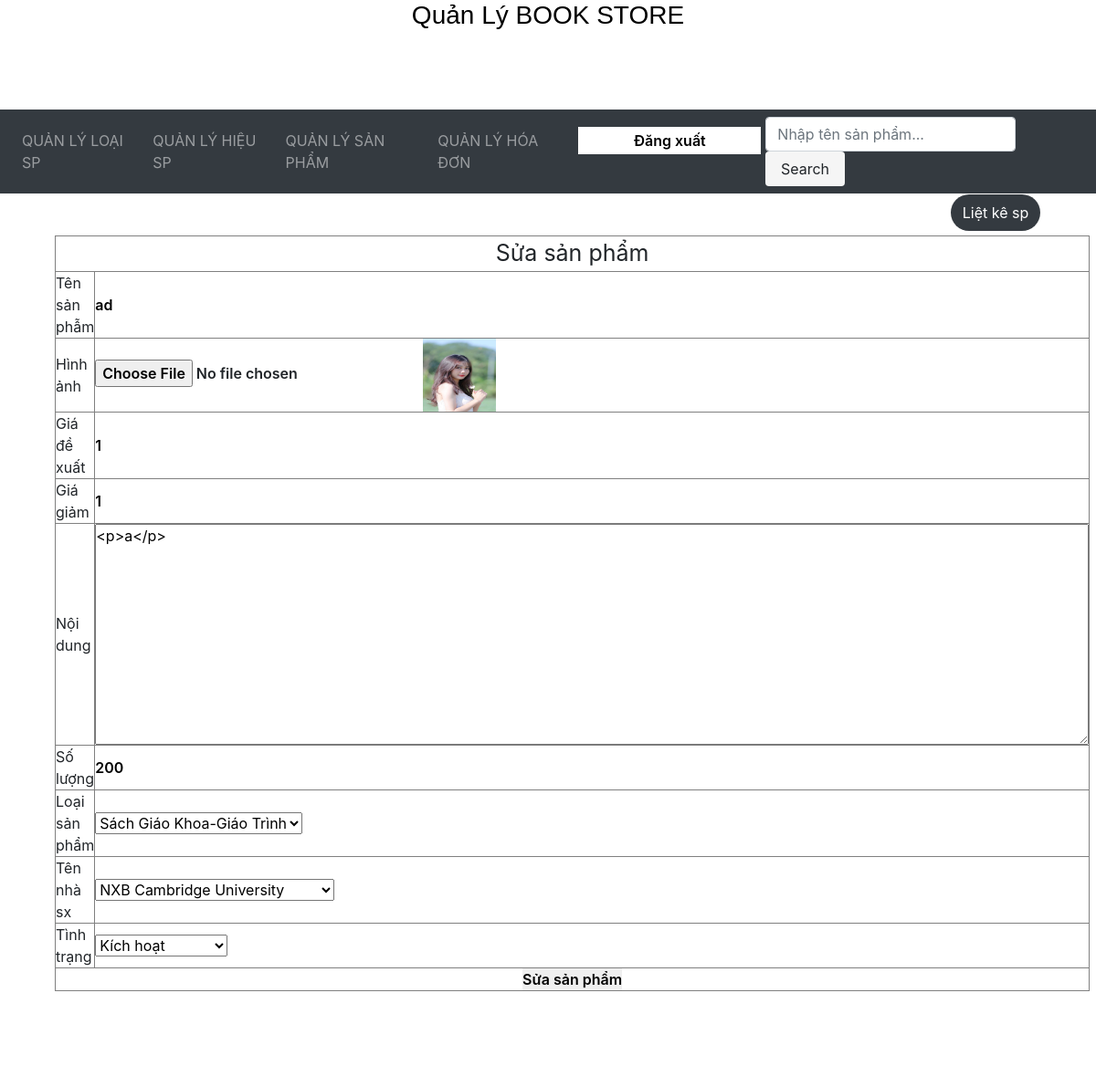
Page /admincp/index.php?quanly=sanpham&ac=sua&id=137 (signed in) on the earlier database version.
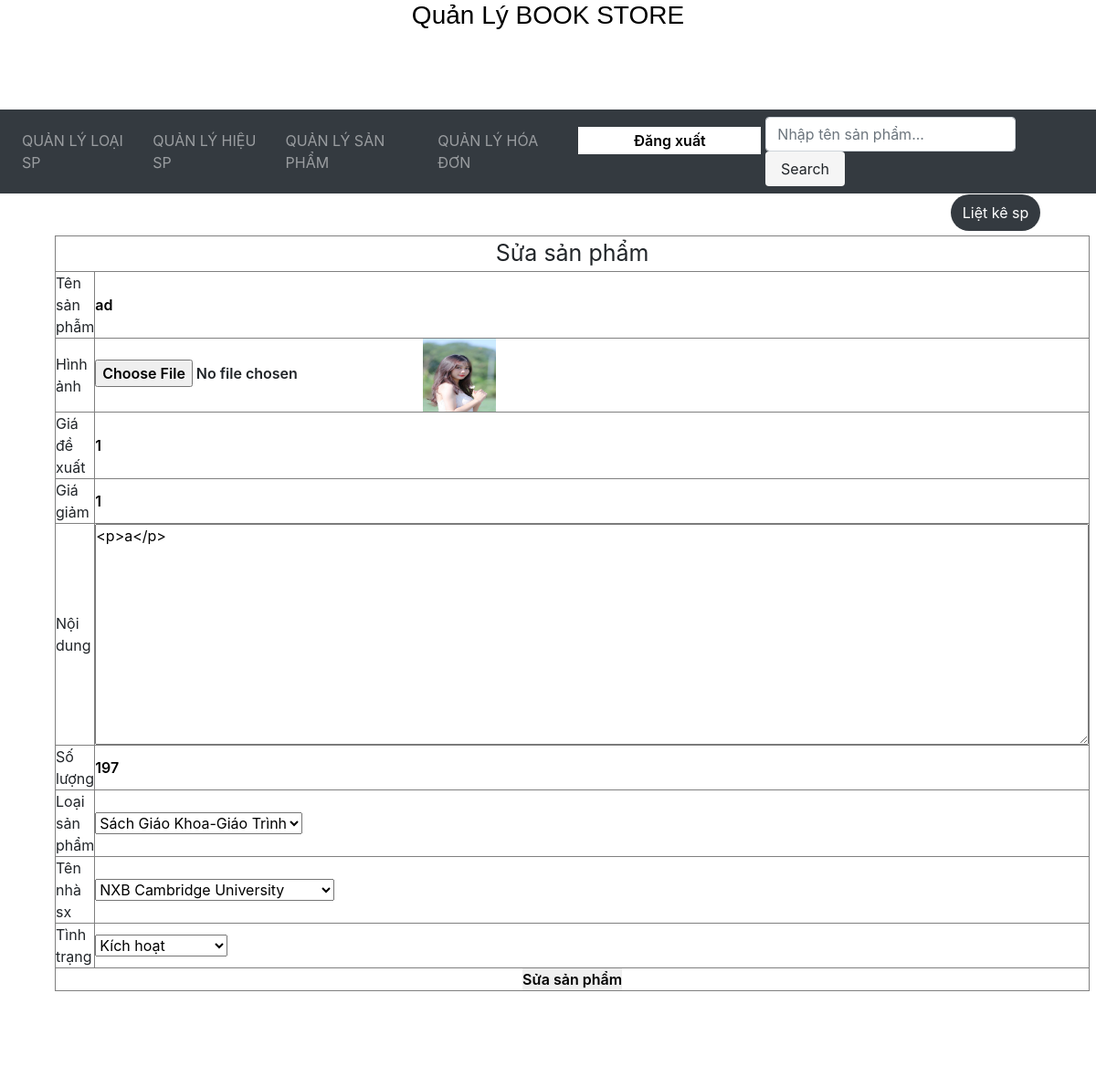
Same page on the later database version.
### tables this page shows
CREATE TABLE `sanpham` (
  `id_sp` int(11) NOT NULL,
  `id_loaisp` int(11) NOT NULL,
  `id_hieusp` int(11) NOT NULL,
  `tensp` varchar(255) NOT NULL,
  `soluong` int(11) NOT NULL,
  `hinhanh` varchar(100) NOT NULL,
  `giadexuat` float NOT NULL,
  `giagiam` float NOT NULL,
  `tinhtrang` varchar(100) NOT NULL,
  `noidung` longtext DEFAULT NULL
);

### admincp/modules/quanlysanpham/sua.php (the view, shortened to what this page needs)
<?php
	$sql = "select * from sanpham where id_sp='$_GET[id]' ";
	$row=mysqli_query($conn,$sql);
	$dong=mysqli_fetch_array($row);
 ?>
<div class="button_themsp">
<a href="index.php?quanly=sanpham&ac=lietke">Liệt kê sp</a>
</div>
<form action="modules/quanlysanpham/xuly.php?id=<?php echo $dong['id_sp'] ?>" method="post" enctype="multipart/form-data">
<h3>&nbsp;</h3>
<table border="1">
  <tr>
    <td colspan="2" style="text-align:center;font-size:25px;">Sửa sản phẩm</td>
  </tr>
  <tr>
    <td>Tên sản phẫm</td>
    <td><input size="100%" type="text" name="tensp" value="<?php echo $dong['tensp'] ?>"></td>
  </tr>
  <tr>
    <td>Hình ảnh</td>
    <td><input type="file" name="hinhanh" /><img src="modules/quanlysanpham/uploads/<?php echo $dong['hinhanh'] ?>" width="80" height="80"></td>
  </tr>
  <tr>
    <td>Giá đề xuất</td>
    <td><input type="text" name="giadexuat" value="<?php echo $dong['giadexuat'] ?>"></td>
  </tr>
  <tr>
    <td>Giá giảm</td>
    <td><input type="text" name="giagiam" value="<?php echo $dong['giagiam'] ?>"></td>
  </tr>
  <tr>
    <td>Nội dung</td>
    <td><textarea name="noidung" cols="40" rows="10"><?php echo $dong['noidung'] ?></textarea></td>
  </tr>
  <tr>
    <td>Số lượng</td>
    <td><input type="text" name="soluong" value="<?php echo $dong['soluong'] ?>"></td>
  </tr>
  <tr>
  <?php
  $sql_loaisp = "select * from loaisp";
  $row_loaisp=mysqli_query($conn,$sql_loaisp);
  ?>
    <td>Loại sản phẩm</td>
    <td><select name="id_loaisp">
     <?php
	while($dong_loaisp=mysqli_fetch_array($row_loaisp)){
		if($dong['id_loaisp']==$dong_loaisp['id_loaisp']){
	?>
    	<option selected="selected" value="<?php echo $dong_loaisp['id_loaisp'] ?>"><?php echo $dong_loaisp['tenloaisp'] ?></option>
        <?php
	}else{
		?>
       <option value="<?php echo $dong_loaisp['id_loaisp'] ?>"><?php echo $dong_loaisp['tenloaisp'] ?></option>
        <?php
	}
	}
		?>
    </select></td>
  </tr>
  <tr>
      <?php
  $sql_hieusp = "select * from hieusp";
  $row_hieusp=mysqli_query($conn,$sql_hieusp);
  ?>
    <td>Tên nhà sx</td>
    <td><select name="id_hieusp">
    <?php
	while($dong_hieusp=mysqli_fetch_array($row_hieusp)){
		if($dong['id_hieusp']==$dong_hieusp['id_hieusp']){
	?>
    	<option selected="selected" value="<?php echo $dong_hieusp['id_hieusp'] ?>"><?php echo $dong_hieusp['tenhieusp'] ?></option>
        <?php
	}else{
		?>
        <option value="<?php echo $dong_hieusp['id_hieusp'] ?>"><?php echo $dong_hieusp['tenhieusp'] ?></option>
        <?php
	}
	}
		?>
    </select></td>
  </tr>
  <tr>
    <td>Tình trạng</td>
    <td><select name="tinhtrang">
    <option value="1">Kích hoạt</option>
    </select></td>
  </tr>
  <tr>
    <td colspan="2"><div align="center">
      <input type="submit" name="sua" value="Sửa sản phẩm">
    </div></td>
  </tr>
</table>
</form>

### admincp/index.php (shortened to what this page needs)
<!DOCTYPE html PUBLIC "-//W3C//DTD XHTML 1.0 Transitional//EN" "http://www.w3.org/TR/xhtml1/DTD/xhtml1-transitional.dtd">
<html xmlns="http://www.w3.org/1999/xhtml"><head>
<link rel="stylesheet" type="text/css" href="style/css.css" />
    <link rel="stylesheet" href="style/bootstrap.css">
</head>
<body>
<div class="wrapper">
	<?php
		include('modules/header.php');
		include('modules/menu.php');
		include('modules/content.php');
		include('modules/footer.php');
	?>
</div>
</body>
</html>

### admincp/modules/header.php
<div class="header">
    <h3 style="color: black;">Quản Lý BOOK STORE</h3>
</div>

### admincp/modules/menu.php (shortened to what this page needs)
<nav class="navbar navbar-expand-lg navbar-dark bg-dark">
    <div class="collapse navbar-collapse" id="navbarSupportedContent">
        <ul class="navbar-nav mr-auto" style=" text-transform: uppercase;">
            <li class="nav-item"><a class="nav-link" href="index.php?quanly=loaisp&amp;ac=them">Quản lý loại sp</a></li>
            <li class="nav-item"><a class="nav-link" href="index.php?quanly=hieusp&amp;ac=them">Quản lý hiệu sp</a></li>
            <li class="nav-item"><a class="nav-link" href="index.php?quanly=sanpham&amp;ac=them">Quản lý sản phẩm</a></li>
            <li class="nav-item"><a class="nav-link" href="index.php?quanly=thongke&amp;ac=lietke">Quản lý hóa đơn</a></li>
            <form action="" method="post" style="padding: 5px;">
                <input type="submit" name="logout" value="Đăng xuất" style="background: #fff;/* color:#fff; */width:200px;height:30px;">
            </form>
        </ul>
<form action="index.php?quanly=timkiem&ac=sp" method="post" class="form-inline my-2 my-lg-0">
    <input type="text" name="masp" placeholder="Nhập tên sản phẩm..."  required="required" class="form-control mr-sm-2" />
    <button type="submit" name="timkiem" class="btn my-2 my-sm-0" style="
    background-color: white;
">Search</button>
</form>
    </div>
</nav>

### admincp/modules/content.php (shortened to what this page needs)
<div class="content">
   	<div class="box_contains">
       	<?php
			if(isset($_GET['quanly'])&&$_GET['ac']){
				$tam=$_GET['quanly'];
				$tam1=$_GET['ac'];
				}else{
					$tam='';
				}if(($tam == 'loaisp')&&($tam1 == 'them')){
					include('modules/quanlyloaisp/them.php');
				}elseif(($tam == 'loaisp')&&($tam1 == 'lietke')){
					include('modules/quanlyloaisp/lietke.php');
				}elseif(($tam == 'loaisp')&&($tam1 == 'sua')){
					include('modules/quanlyloaisp/sua.php');
				}elseif(($tam == 'hieusp')&&($tam1 == 'them')){
					include('modules/quanlyhieusp/them.php');
				}elseif(($tam == 'hieusp')&&($tam1 == 'lietke')){
					include('modules/quanlyhieusp/lietke.php');
				}elseif(($tam == 'hieusp')&&($tam1 == 'sua')){
					include('modules/quanlyhieusp/sua.php');
				}elseif(($tam == 'sanpham')&&($tam1 == 'them')){
					include('modules/quanlysanpham/them.php');
				}elseif(($tam == 'sanpham')&&($tam1 == 'lietke')){
					include('modules/quanlysanpham/lietke.php');
				}elseif(($tam == 'sanpham')&&($tam1 == 'sua')){
					include('modules/quanlysanpham/sua.php');
				}elseif(($tam == 'timkiem')&&($tam1 == 'sp')){
					include('modules/timkiem/timkiem.php');
				}elseif(($tam == 'gallery')&&($tam1 == 'them')){
					include('modules/gallery/them.php');
				}elseif(($tam == 'gallery')&&($tam1 == 'lietke')){
					include('modules/gallery/lietke.php');
				}elseif(($tam == 'gallery')&&($tam1 == 'sua')){
					include('modules/gallery/sua.php');
                   }elseif(($tam == 'thongke')&&($tam1 == 'lietke')){
                       include('modules/quanlythongke/lietke.php');
                   }elseif(($tam == 'thongke')&&($tam1 == 'chitiethoadon')){
                       include('modules/quanlythongke/chitiethoadon.php');
				}else{
					include('modules/quanlysanpham/lietke.php');
				}
		?>
       </div>
   </div>

### admincp/modules/footer.php
<div class="footer">
	<h3 style="text-align:center ; line-height:120px; color:#fff; font-size:24px;">2020 © BOOK STORE</h3>
</div>

### admincp/style/css.css (style rules this page uses)
body { background:#fff; }
* { padding:0; margin:0; }
textarea { width:100%; resize:auto; }
.header { width:100%; height:120px; font-family: Arial, Helvetica, sans-serif; text-align:center; line-height:120px; font-size:30px; color:#F90; }
.content { width:100%; height:auto; margin-top:px; }
.box_contains { width:90%; height:auto; margin:auto; }
.footer { width:100%; height:120px; text-align:center; line-height:120px; font-size:40px; color:#F90; margin-top:5px; }
.button_themsp { width:100px; height:40px; border:1px solid #fff; text-align:center; line-height:40px; color:#fff; float:right; margin-bottom: 6px; border-radius: 20px; }
.button_themsp a { color: #fff; display:block; text-decoration:none; background-image: linear-gradient(to right, #343a40, #343a40); cursor: pointer; border-radius: 20px; }
button { padding: 12px; background-image: linear-gradient(to right, #f5f5f5, whitesmoke); margin-bottom: 20px; cursor: pointer; color: #fff; font-size: 13.3333px; font-weight: 600; width: 25%; border: 0; border-radius: 20px; }
input { border: none; font-weight: 600; }
h3 { text-align: center; font-size: 30px; margin-bottom: 50px; font-family: Arial, Helvetica, sans-serif; }

Differences in the rows shown:
changed sanpham "ad": soluong "200" → "197"
